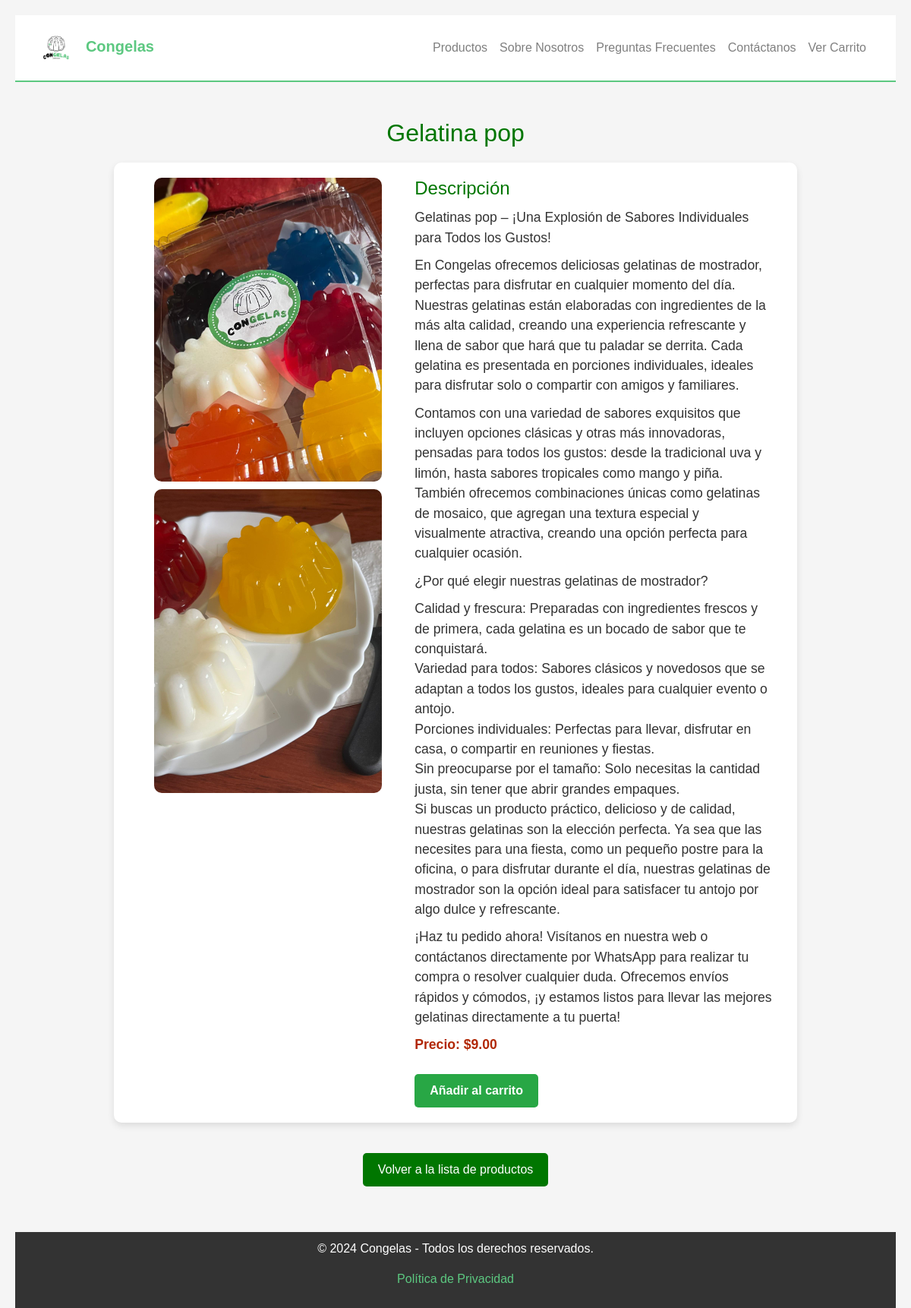
The page /productos/productos/1/ on the database its author committed.
### products/models.py (models this page shows, shortened)
class Producto(models.Model):
    nombre = models.CharField(max_length=100)
    precio = models.DecimalField(max_digits=6, decimal_places=2)
    descripcion = models.TextField()

class ImagenProducto(models.Model):
    producto = models.ForeignKey(Producto, related_name='imagenes', on_delete=models.CASCADE)
    imagen = models.ImageField(upload_to='productos/')

### products/views.py (the view)
# urls.py: path('productos/<int:pk>/', ProductoDetailView.as_view(), name='products_detail'),
class ProductoDetailView(DetailView):
    model = Producto
    template_name = 'products/products_detail.html'
    context_object_name = 'producto'
    def get_context_data(self, **kwargs):
        context = super().get_context_data(**kwargs)
        producto = self.object  # Obtén el producto actual
        context['imagenes'] = producto.imagenes.all()  # Obtén todas las imágenes del producto
        return context

### TEMPLATES/products/products_detail.html (shortened to what this page needs)
{% extends 'base.html' %}
{% block content %}
<!DOCTYPE html>
<html lang="es">
<head>
</head>
<body>
    <h1>{{ producto.nombre }}</h1>
    <div class="producto-detalle">
        <div class="producto-imagen">
            {% for imagen in imagenes %}
                <img src="{{ imagen.imagen.url }}" alt="{{ producto.nombre }}">
            {% empty %}
                <img src="/static/images/default-product.jpg" alt="Imagen no disponible">
            {% endfor %}
        </div>
        <div class="producto-info">
            <h2>Descripción</h2>
            <p>{{ producto.descripcion|linebreaks }}</p>
            <p class="producto-precio">Precio: ${{ producto.precio }}</p>
            <form action="{% url 'add_to_cart' producto.pk %}" method="post">
                <button type="submit" class="boton-carrito">Añadir al carrito</button>
            </form>
        </div>
    </div>
    <div style="text-align: center; margin-top: 20px;">
        <a href="{% url 'products_list' %}" class="boton-volver">Volver a la lista de productos</a>
    </div>
</body>
</html>
{% endblock content %}

### TEMPLATES/base.html (style rules this page uses)
html, body { height: 100%; margin: 0; display: flex; flex-direction: column; }
body { background-color: #ffffff; color: #333; font-family: 'Times New Roman', Times, serif; }

### TEMPLATES/products/products_detail.html (style rules this page uses)
body { font-family: Arial, sans-serif; background-color: #f5f5f5; margin: 20px; }
h1 { text-align: center; font-size: 2em; margin-bottom: 20px; color: #007600; }
.producto-detalle { display: flex; justify-content: space-around; align-items: flex-start; background-color: white; padding: 20px; border-radius: 10px; box-shadow: 0px 4px 10px rgba(0, 0, 0, 0.1); max-width: 900px; margin: 0 auto; }
.producto-imagen { flex-basis: 40%; text-align: center; }
.producto-imagen img { width: 100%; max-width: 300px; border-radius: 10px; object-fit: cover; margin-bottom: 10px; }
.producto-info { flex-basis: 55%; }
.producto-info h2 { font-size: 1.5em; margin-bottom: 10px; color: #007600; }
.producto-info p { font-size: 1.1em; margin: 10px 0; line-height: 1.5; }
.producto-precio { font-weight: bold; font-size: 1.5em; color: #b12704; }
.boton-volver { display: inline-block; margin-top: 20px; padding: 10px 20px; background-color: #007600; color: white; text-decoration: none; border-radius: 5px; transition: background-color 0.3s ease; }
.boton-carrito { display: inline-block; margin-top: 15px; padding: 10px 20px; background-color: #28a745; color: white; border: none; border-radius: 5px; text-align: center; font-weight: bold; cursor: pointer; transition: background-color 0.3s ease; }

### rows shown on the page
Producto: nombre "Gelatina pop", descripcion "Gelatinas pop – ¡Una Explosión de Sabores Individuales para Todos los Gustos! En Congelas ofrecemos deliciosas gelatinas de mostrador, perfectas para disfrutar en cualquier momento del día. Nuestras gelatinas están elaboradas con ingredientes de la más alta calidad, creando una experiencia refrescante y llena de sabor que hará que tu paladar se derrita. Cada gelatina es presentada en porciones individuales, ideales para disfrutar solo o compartir con amigos y familiares. Contamos con una variedad de sabores exquisitos que incluyen opciones clásicas y otras más innovadoras, pensadas para todos los gustos: desde la tradicional uva y limón, hasta sabores tropicales como mango y piña. También…", precio "9.00"
ImagenProducto: imagen (picture)
ImagenProducto: imagen (picture)
